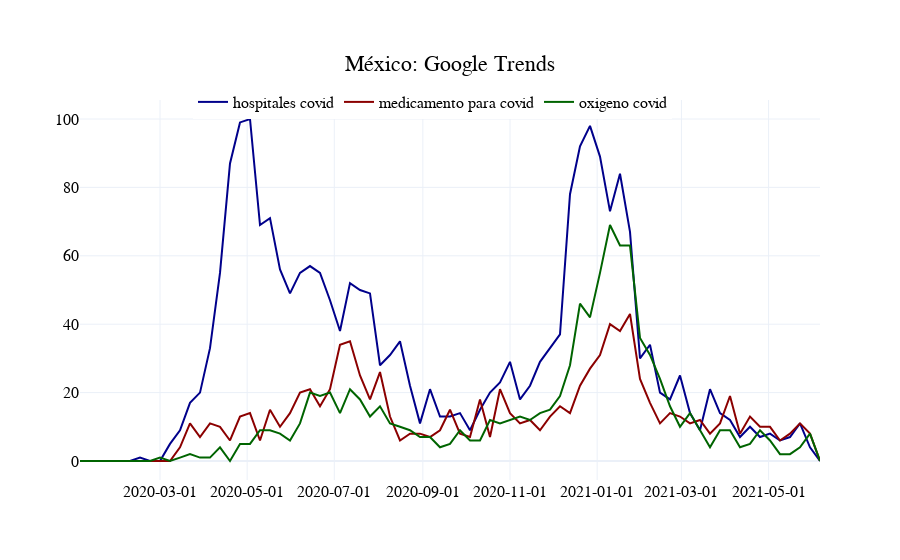

Notebook code cell kept with this figure:
### Code cell
# Series 

fig = go.Figure()

fig.add_trace( go.Scatter( x = data['date'], y = data['hospitales covid'], 
                          name = 'hospitales covid', line_color = 'darkblue' ) )

fig.add_trace( go.Scatter( x = data['date'], y = data['medicamento para covid'], 
                          name = 'medicamento para covid', line_color = 'darkred' ) )

fig.add_trace( go.Scatter( x = data['date'], y = data['oxigeno covid'], 
                          name = 'oxigeno covid', line_color = 'darkgreen' ) )

fig.update_layout( template = 'plotly_white', # "plotly", "plotly_white", "ggplot2", "seaborn", "simple_white", "none"
                  barmode = 'overlay', 
                  title = { 'text': 'México: Google Trends',
                           'y':0.90, 'x':0.5, 'xanchor': 'center', 'yanchor': 'top'}, 
                  font_family = 'Times New Roman', font_size = 16, font_color = 'black',
                  legend = dict( orientation = "h", yanchor = "bottom", y = 0.95, xanchor="right", x = 0.8 ))


fig.update_xaxes(tickformat = '%Y-%m-%d') # (tickangle = 90, tickformat = '%Y-%m-%d')

fig.show()
